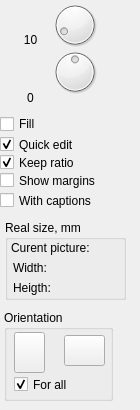
    <widget class="QWidget" name="tab_2">
     <attribute name="title">
      <string>Edit</string>
     </attribute>
     <widget class="QLabel" name="label_4">
      <property name="geometry">
       <rect>
        <x>20</x>
        <y>10</y>
        <width>24</width>
        <height>24</height>
       </rect>
      </property>
      <property name="text">
       <string/>
      </property>
      <property name="pixmap">
       <pixmap resource="res.qrc">:/new/prefix1/marg</pixmap>
      </property>
      <property name="scaledContents">
       <bool>true</bool>
      </property>
     </widget>
     <widget class="QDial" name="dial">
      <property name="geometry">
       <rect>
        <x>50</x>
        <y>0</y>
        <width>50</width>
        <height>50</height>
       </rect>
      </property>
      <property name="toolTip">
       <string>Interval between pictures</string>
      </property>
      <property name="maximum">
       <number>100</number>
      </property>
      <property name="value">
       <number>10</number>
      </property>
      <property name="orientation">
       <enum>Qt::Horizontal</enum>
      </property>
     </widget>
     <widget class="QLabel" name="label_5">
      <property name="geometry">
       <rect>
        <x>20</x>
        <y>30</y>
        <width>21</width>
        <height>20</height>
       </rect>
      </property>
      <property name="text">
       <string>10</string>
      </property>
      <property name="alignment">
       <set>Qt::AlignCenter</set>
      </property>
     </widget>
     <widget class="QLabel" name="label_6">
      <property name="geometry">
       <rect>
        <x>17</x>
        <y>60</y>
        <width>32</width>
        <height>32</height>
       </rect>
      </property>
      <property name="text">
       <string/>
      </property>
      <property name="pixmap">
       <pixmap resource="res.qrc">:/new/prefix1/rotor</pixmap>
      </property>
      <property name="scaledContents">
       <bool>true</bool>
      </property>
     </widget>
     <widget class="QDial" name="dial_2">
      <property name="geometry">
       <rect>
        <x>50</x>
        <y>40</y>
        <width>50</width>
        <height>64</height>
       </rect>
      </property>
      <property name="toolTip">
       <string>Rotate a picture</string>
      </property>
      <property name="minimum">
       <number>-180</number>
      </property>
      <property name="maximum">
       <number>180</number>
      </property>
      <property name="pageStep">
       <number>1</number>
      </property>
     </widget>
     <widget class="QLabel" name="label_7">
      <property name="geometry">
       <rect>
        <x>20</x>
        <y>90</y>
        <width>21</width>
        <height>16</height>
       </rect>
      </property>
      <property name="text">
       <string>0</string>
      </property>
      <property name="alignment">
       <set>Qt::AlignCenter</set>
      </property>
     </widget>
     <widget class="QCheckBox" name="checkBox_4">
      <property name="geometry">
       <rect>
        <x>0</x>
        <y>116</y>
        <width>91</width>
        <height>16</height>
       </rect>
      </property>
      <property name="text">
       <string>Fill</string>
      </property>
      <property name="tristate">
       <bool>false</bool>
      </property>
     </widget>
     <widget class="QCheckBox" name="checkBox_2">
      <property name="geometry">
       <rect>
        <x>0</x>
        <y>134</y>
        <width>131</width>
        <height>21</height>
       </rect>
      </property>
      <property name="text">
       <string>Quick edit</string>
      </property>
      <property name="checked">
       <bool>true</bool>
      </property>
     </widget>
     <widget class="QGroupBox" name="groupBox">
      <property name="geometry">
       <rect>
        <x>4</x>
        <y>310</y>
        <width>109</width>
        <height>91</height>
       </rect>
      </property>
      <property name="minimumSize">
       <size>
        <width>109</width>
        <height>91</height>
       </size>
      </property>
      <property name="maximumSize">
       <size>
        <width>109</width>
        <height>91</height>
       </size>
      </property>
      <property name="font">
       <font>
        <family>Ubuntu</family>
        <weight>50</weight>
        <italic>false</italic>
        <bold>false</bold>
       </font>
      </property>
      <property name="title">
       <string>Orientation</string>
      </property>
      <widget class="QPushButton" name="pushButton_10">
       <property name="geometry">
        <rect>
         <x>10</x>
         <y>22</y>
         <width>31</width>
         <height>41</height>
        </rect>
       </property>
       <property name="text">
        <string/>
       </property>
       <property name="icon">
        <iconset resource="res.qrc">
         <normaloff>:/new/prefix1/check</normaloff>:/new/prefix1/check</iconset>
       </property>
      </widget>
      <widget class="QPushButton" name="pushButton_11">
       <property name="geometry">
        <rect>
         <x>60</x>
         <y>25</y>
         <width>41</width>
         <height>31</height>
        </rect>
       </property>
       <property name="text">
        <string/>
       </property>
      </widget>
      <widget class="QCheckBox" name="checkBox">
       <property name="geometry">
        <rect>
         <x>10</x>
         <y>64</y>
         <width>85</width>
         <height>21</height>
        </rect>
       </property>
       <property name="font">
        <font>
         <family>Ubuntu</family>
         <weight>50</weight>
         <italic>false</italic>
         <bold>false</bold>
        </font>
       </property>
       <property name="text">
        <string>For all</string>
       </property>
       <property name="checked">
        <bool>true</bool>
       </property>
      </widget>
     </widget>
     <widget class="QCheckBox" name="checkBox_3">
      <property name="geometry">
       <rect>
        <x>0</x>
        <y>152</y>
        <width>131</width>
        <height>21</height>
       </rect>
      </property>
      <property name="text">
       <string>Keep ratio</string>
      </property>
      <property name="checked">
       <bool>true</bool>
      </property>
     </widget>
     <widget class="QGroupBox" name="groupBox_2">
      <property name="geometry">
       <rect>
        <x>5</x>
        <y>220</y>
        <width>121</width>
        <height>80</height>
       </rect>
      </property>
      <property name="title">
       <string>Real size, mm</string>
      </property>
      <widget class="QLabel" name="label_11">
       <property name="geometry">
        <rect>
         <x>6</x>
         <y>20</y>
         <width>111</width>
         <height>16</height>
        </rect>
       </property>
       <property name="text">
        <string>Curent picture:</string>
       </property>
      </widget>
      <widget class="QLabel" name="label_12">
       <property name="geometry">
        <rect>
         <x>8</x>
         <y>40</y>
         <width>101</width>
         <height>16</height>
        </rect>
       </property>
       <property name="text">
        <string>Width:</string>
       </property>
      </widget>
      <widget class="QLabel" name="label_13">
       <property name="geometry">
        <rect>
         <x>8</x>
         <y>60</y>
         <width>101</width>
         <height>16</height>
        </rect>
       </property>
       <property name="text">
        <string>Heigth:</string>
       </property>
      </widget>
     </widget>
     <widget class="QCheckBox" name="checkBox_5">
      <property name="geometry">
       <rect>
        <x>0</x>
        <y>170</y>
        <width>131</width>
        <height>21</height>
       </rect>
      </property>
      <property name="text">
       <string>Show margins</string>
      </property>
      <property name="checked">
       <bool>false</bool>
      </property>
     </widget>
     <widget class="QCheckBox" name="checkBox_6">
      <property name="geometry">
       <rect>
        <x>0</x>
        <y>190</y>
        <width>131</width>
        <height>21</height>
       </rect>
      </property>
      <property name="text">
       <string>With captions</string>
      </property>
     </widget>
    </widget>
